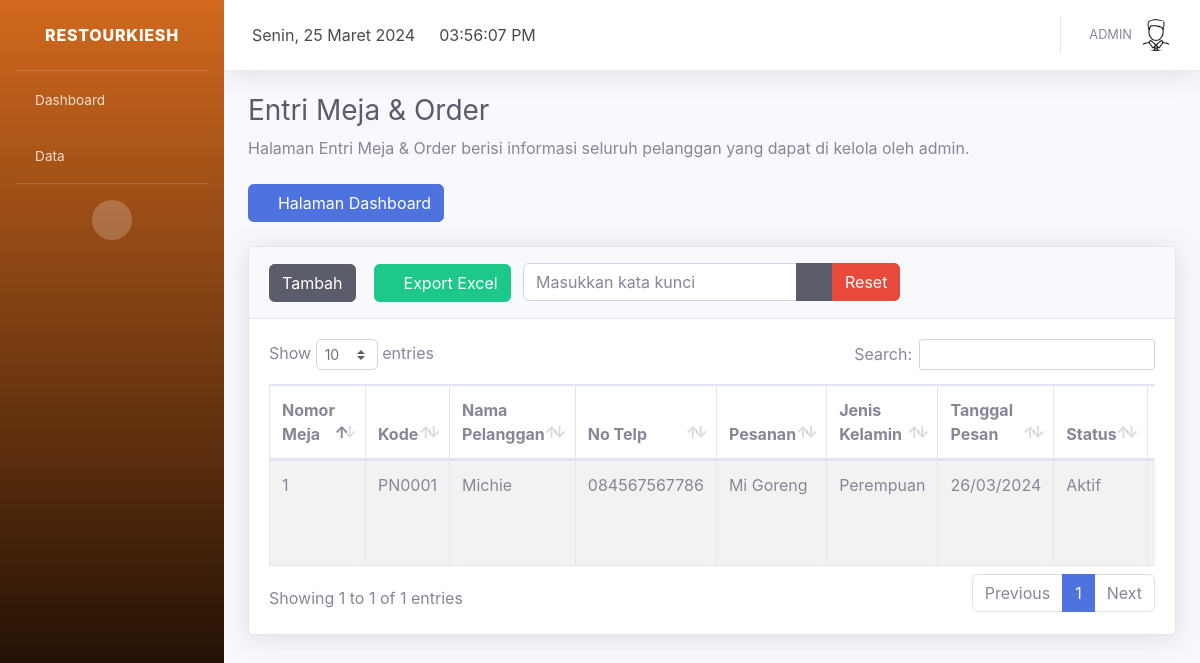
Page /index.php?page=pelanggan (signed in) on the committed database.
### tables this page shows
CREATE TABLE `profil_aplikasi` (
  `id` int(11) NOT NULL,
  `nama_aplikasi` varchar(30) NOT NULL,
  `alamat` varchar(100) NOT NULL,
  `no_telp` char(14) NOT NULL,
  `logo` varchar(100) NOT NULL
);

CREATE TABLE `pengguna` (
  `id_pengguna` int(11) NOT NULL,
  `kode_pengguna` char(9) NOT NULL,
  `nama_pengguna` varchar(50) NOT NULL,
  `email` varchar(35) NOT NULL,
  `no_telp` char(14) NOT NULL,
  `foto` varchar(100) NOT NULL,
  `username` varchar(50) NOT NULL,
  `password` varchar(500) NOT NULL,
  `level` varchar(10) NOT NULL,
  `status` int(11) NOT NULL
);

CREATE TABLE `pelanggan` (
  `id_pelanggan` int(11) NOT NULL,
  `kode_pelanggan` char(9) NOT NULL,
  `nama_pelanggan` varchar(50) NOT NULL,
  `no_telp` char(14) NOT NULL,
  `alamat_pelanggan` varchar(50) NOT NULL,
  `jenis_kelamin` int(11) NOT NULL,
  `tanggal_lahir` date NOT NULL,
  `status` int(11) NOT NULL
);

### index.php (the view, shortened to what this page needs)
<?php
include 'config/database.php';
$hasil = mysqli_query($kon, "select * from profil_aplikasi order by nama_aplikasi desc limit 1");
$data = mysqli_fetch_array($hasil);
?>
<!DOCTYPE html>
<html lang="en">
<head>
  <link href="assets/vendor/fontawesome-free/css/all.min.css" rel="stylesheet" type="text/css">
  <link href="assets/font/font.css" rel="stylesheet">
  <link href="assets/css/sb-admin-2.min.css" rel="stylesheet">
  <link href="assets/vendor/datatables/dataTables.bootstrap4.min.css" rel="stylesheet">
  <link rel="stylesheet" href="assets/plugin/datepicker/css/datepicker.css">
</head>
<body>
  <div id="wrapper">
    <ul class="navbar-nav sidebar sidebar-dark accordion" id="accordionSidebar" style="background-image: linear-gradient(180deg, #D2691E 0%, #000000 100%);">
      <a class="sidebar-brand d-flex align-items-center justify-content-center" href="index.php?page=dashboard">
        <div class="sidebar-brand-text mx-3"><?php echo $data['nama_aplikasi']; ?></div>
      </a>
      <hr class="sidebar-divider my-0">
<li class="nav-item">
    <a class="nav-link" href="index.php?page=dashboard">
        <i class="fas fa-home"></i>
        <span>Dashboard</span>
    </a>
</li>
      <?php if ($_SESSION["level"] == "Admin") : ?>
        <li class="nav-item">
          <a class="nav-link collapsed" href="#" data-toggle="collapse" data-target="#master_data" aria-expanded="true" aria-controls="collapseTwo">
            <i class="fas fa-database"></i>
            <span>Data</span>
          </a>
        </li>
      <?php endif; ?>
      <hr class="sidebar-divider d-none d-md-block">
      <div class="text-center d-none d-md-inline">
        <button class="rounded-circle border-0" id="sidebarToggle"></button>
      </div>
    </ul>
    <div id="content-wrapper" class="d-flex flex-column">
      <div id="content">
        <nav class="navbar navbar-expand navbar-light bg-white topbar mb-4 static-top shadow">
          <div class="top-navbar d-none d-xl-block">
            <ul class="navbar-nav align-items-center">
              <li class="nav-item">
                <a class="nav-link">
                  <div id="date">
                  </div>
                </a>
              </li>
            </ul>
          </div>
          <div class="top-navbar d-none d-xl-block">
            <ul class="navbar-nav align-items-center">
              <li class="nav-item">
                <a class="nav-link">
                  <div id="clock">
                  </div>
                </a>
              </li>
            </ul>
          </div>
          <ul class="navbar-nav ml-auto">
    <?php
    include 'config/database.php';
    $id_pengguna = $_SESSION["id_pengguna"];
    $hasil = mysqli_query($kon, "select nama_pengguna,foto from pengguna where id_pengguna=$id_pengguna");
    $row = mysqli_fetch_array($hasil);
    ?>
    <li class="nav-item dropdown no-arrow">
      <a class="nav-link dropdown-toggle" href="#" id="userDropdown" role="button" data-toggle="dropdown" aria-haspopup="true" aria-expanded="false">
        <span class="mr-2 d-none d-lg-inline text-gray-600 small"><?php echo $row["nama_pengguna"]; ?></span>
        <img class="img-profile rounded-circle" src="page/pengguna/foto/<?php echo $row["foto"]; ?>">
      </a>
    </li>
</ul>
        </nav>
        <?php
        if (isset($_GET['page'])) {
          $page = $_GET['page'];
          switch ($page) {
            case 'pelanggan':
              include "page/pelanggan/index.php";
              break;
          }
        }
        ?>
      </div>
    </div>
  </div>
  <link href="assets/plugin/select2/select2.min.css" rel="stylesheet" />
</body>
</html>

### page/pelanggan/index.php (shortened to what this page needs)
<div class="container-fluid">
  <h1 class="h3 mb-2 text-gray-800">Entri Meja & Order</h1>
  <p class="mb-4">Halaman Entri Meja & Order berisi informasi seluruh pelanggan yang dapat di kelola oleh admin.</p>
  <a href="index.php?page=dashboard"><button class="btn btn-primary"><i class="fa fa-angle-left"></i> Halaman Dashboard</button></a>
  <br /><br />
  <div class="card shadow mb-4">
    <div class="card-header py-3">
      <button class="btn-tambah btn btn-dark btn-icon-split"><span class="text">Tambah</span></button>
      <a href="page/pelanggan/cetak/cetak_pelanggan_excel.php?" target='blank' class="btn btn-success btn-icon-split"><span class="text"><i class="fas fa-file-excel"></i> Export Excel</span></a>
      <form action="" method="POST" class="d-none d-sm-inline-block form-inline my-2 my-md-0 mw-100 navbar-search ml-2">
        <div class="input-group">
          <input type="text" class="form-control bg-white border-1 small" name="tcari" placeholder="Masukkan kata kunci">
          <div class="input-group-append">
            <button class="btn btn-dark" type="submit" name="bcari">
              <i class="fas fa-search fa-sm"></i>
            </button>
            <button class="btn btn-danger" type="submit" name="breset">Reset</button>
          </div>
        </div>
      </form>
    </div>
    <div class="card-body">
      <div class="table-responsive">
        <table class="table table-bordered table-striped" id="dataTable" width="100%" cellspacing="0">
          <thead>
            <tr>
              <th>Nomor Meja</th>
              <th>Kode</th>
              <th>Nama Pelanggan</th>
              <th>No Telp</th>
              <th>Pesanan</th>
              <th>Jenis Kelamin</th>
              <th>Tanggal Pesan</th>
              <th>Status</th>
              <th>Aksi</th>
            </tr>
          </thead>
          <tbody>
            <?php
            $time_start = microtime(true);
            $kon = mysqli_connect("localhost", "root", "", "kasir");
            if (isset($_POST['bcari'])) {
              $cari = $_POST['tcari'];
              $sql = "SELECT * FROM pelanggan WHERE kode_pelanggan LIKE '%" . $cari . "%' or nama_pelanggan LIKE '%" . $cari . "%'
              or no_telp LIKE '%" . $cari . "%' or alamat_pelanggan LIKE '%" . $cari . "%' or jenis_kelamin LIKE '%" . $cari . "%'
              or tanggal_lahir LIKE '%" . $cari . "%' or status LIKE '%" . $cari . "%' order by id_pelanggan desc";
              echo 'Total Excecution Time in seconds : ' . round((microtime(true) - $time_start), 3) . ' seconds';
            } else {
              $sql = "SELECT * FROM pelanggan order by id_pelanggan desc";
            }
            $hasil = mysqli_query($kon, $sql);
            $no = 0;
            while ($data = mysqli_fetch_array($hasil)) :
              $no++;
            ?>
              <tr>
                <td><?php echo $no; ?></td>
                <td><?php echo $data['kode_pelanggan']; ?></td>
                <td><?php echo $data['nama_pelanggan']; ?></td>
                <td><?php echo $data['no_telp']; ?></td>
                <td><?php echo $data['alamat_pelanggan']; ?></td>
                <td><?php echo $data['jenis_kelamin'] == 1 ? 'Laki-laki' : 'Perempuan'; ?></td>
                <td><?php echo date('d/m/Y', strtotime($data["tanggal_lahir"])); ?></td>
                <td><?php echo $data['status'] == 1 ? 'Aktif' : 'Tidak Aktif'; ?></td>
                <td>
                </td>
              </tr>
            <?php endwhile; ?>
          </tbody>
        </table>
      </div>
    </div>
  </div>
</div>

### rows in the picture
profil_aplikasi: nama_aplikasi "RESTOURKIESH"
pengguna: nama_pengguna "ADMIN", foto (picture)
pelanggan: kode_pelanggan "PN0001", nama_pelanggan "Michie", no_telp "084567567786", alamat_pelanggan "Mi Goreng", jenis_kelamin "Perempuan", tanggal_lahir "26/03/2024", status "Aktif"
